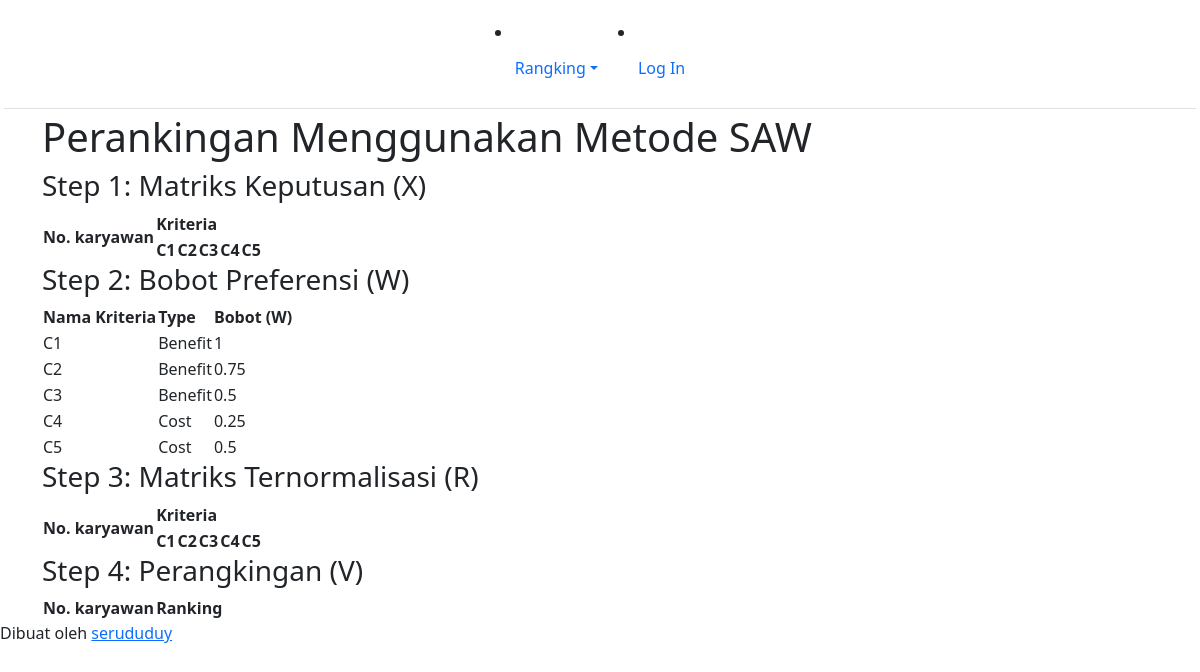
The app's page /ranking-saw.php, older data.
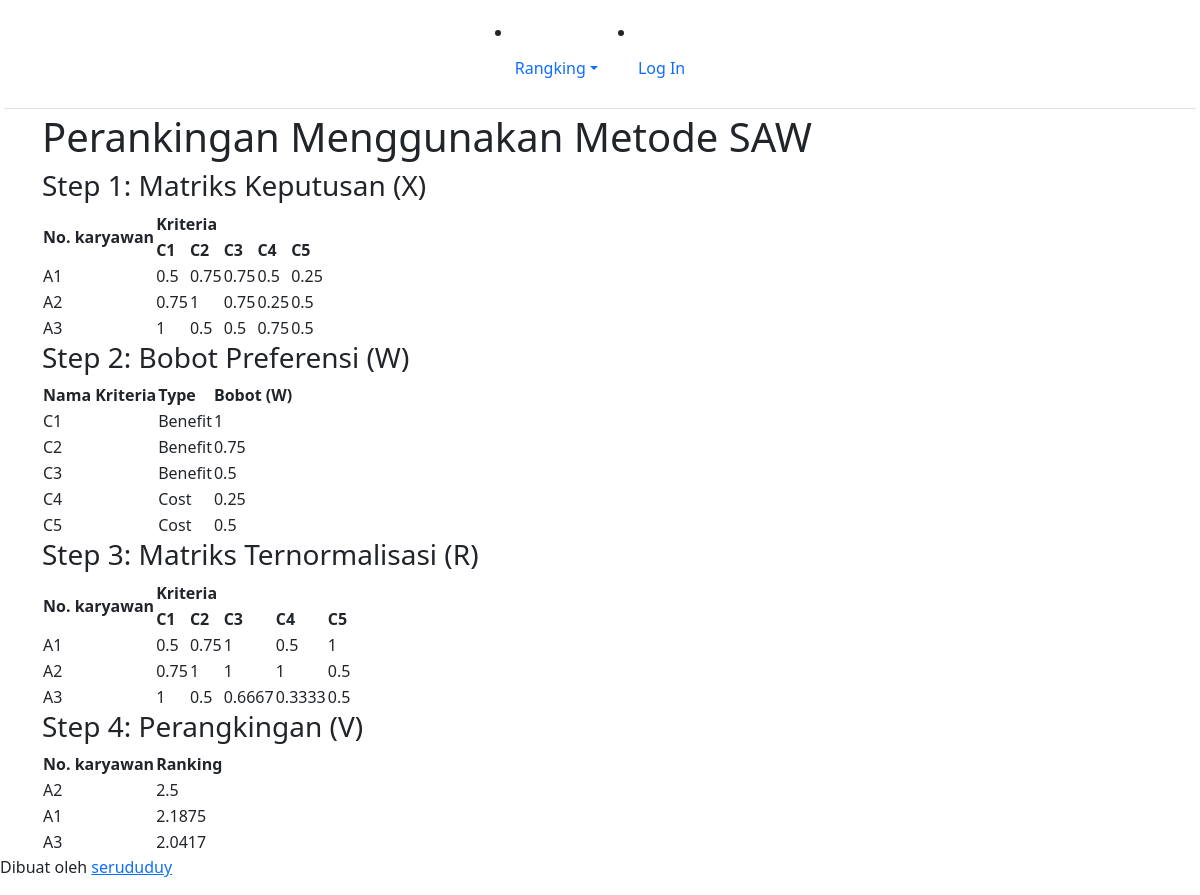
The same page, newer data.
### tables this page shows
CREATE TABLE `kriteria` (
  `id_kriteria` int(10) NOT NULL,
  `nama` varchar(30) NOT NULL,
  `type` enum('benefit','cost') NOT NULL,
  `bobot` float NOT NULL,
  `ada_pilihan` tinyint(1) DEFAULT NULL,
  `urutan_order` int(2) NOT NULL
);

CREATE TABLE `karyawan` (
  `id_karyawan` int(10) NOT NULL,
  `no_kalung` varchar(6) NOT NULL,
  `ciri_khas` text NOT NULL,
  `tanggal_input` date NOT NULL
);

### ranking-saw.php (the view)
<?php
require_once('includes/init.php');
$judul_page = 'Perankingan Menggunakan Metode SAW';
require_once('template-parts/header.php');
$digit = 4;
$query = $pdo->prepare('SELECT id_kriteria, nama, type, bobot
	FROM kriteria ORDER BY urutan_order ASC');
$query->execute();
$query->setFetchMode(PDO::FETCH_ASSOC);
$kriterias = $query->fetchAll();
$query2 = $pdo->prepare('SELECT id_karyawan, no_kalung FROM karyawan');
$query2->execute();
$query2->setFetchMode(PDO::FETCH_ASSOC);
$karyawans = $query2->fetchAll();
$matriks_x = array();
$list_kriteria = array();
foreach($kriterias as $kriteria):
	$list_kriteria[$kriteria['id_kriteria']] = $kriteria;
	foreach($karyawans as $karyawan):
		$id_karyawan = $karyawan['id_karyawan'];
		$id_kriteria = $kriteria['id_kriteria'];
		$query3 = $pdo->prepare('SELECT nilai FROM nilai_karyawan
			WHERE id_karyawan = :id_karyawan AND id_kriteria = :id_kriteria');
		$query3->execute(array(
			'id_karyawan' => $id_karyawan,
			'id_kriteria' => $id_kriteria,
		));
		$query3->setFetchMode(PDO::FETCH_ASSOC);
		if($nilai_karyawan = $query3->fetch()) {
			$matriks_x[$id_kriteria][$id_karyawan] = $nilai_karyawan['nilai'];
		} else {
			$matriks_x[$id_kriteria][$id_karyawan] = 0;
		}
	endforeach;
endforeach;
$matriks_r = array();
foreach($matriks_x as $id_kriteria => $nilai_karyawans):
	$tipe = $list_kriteria[$id_kriteria]['type'];
	foreach($nilai_karyawans as $id_alternatif => $nilai) {
		if($tipe == 'benefit') {
			$nilai_normal = $nilai / max($nilai_karyawans);
		} elseif($tipe == 'cost') {
			$nilai_normal = min($nilai_karyawans) / $nilai;
		}
		$matriks_r[$id_kriteria][$id_alternatif] = $nilai_normal;
	}
endforeach;
$ranks = array();
foreach($karyawans as $karyawan):
	$total_nilai = 0;
	foreach($list_kriteria as $kriteria) {
		$bobot = $kriteria['bobot'];
		$id_karyawan = $karyawan['id_karyawan'];
		$id_kriteria = $kriteria['id_kriteria'];
		$nilai_r = $matriks_r[$id_kriteria][$id_karyawan];
		$total_nilai = $total_nilai + ($bobot * $nilai_r);
	}
	$ranks[$karyawan['id_karyawan']]['id_karyawan'] = $karyawan['id_karyawan'];
	$ranks[$karyawan['id_karyawan']]['no_kalung'] = $karyawan['no_kalung'];
	$ranks[$karyawan['id_karyawan']]['nilai'] = $total_nilai;
endforeach;
?>
<div class="main-content-row">
<div class="container clearfix">
	<div class="main-content main-content-full the-content">
		<h1><?php echo $judul_page; ?></h1>
		<h3>Step 1: Matriks Keputusan (X)</h3>
		<table class="pure-table pure-table-striped">
			<thead>
				<tr class="super-top">
					<th rowspan="2" class="super-top-left">No. karyawan</th>
					<th colspan="<?php echo count($kriterias); ?>">Kriteria</th>
				</tr>
				<tr>
					<?php foreach($kriterias as $kriteria ): ?>
						<th><?php echo $kriteria['nama']; ?></th>
					<?php endforeach; ?>
				</tr>
			</thead>
			<tbody>
				<?php foreach($karyawans as $karyawan): ?>
					<tr>
						<td><?php echo $karyawan['no_kalung']; ?></td>
						<?php
						foreach($kriterias as $kriteria):
							$id_karyawan = $karyawan['id_karyawan'];
							$id_kriteria = $kriteria['id_kriteria'];
							echo '<td>';
							echo $matriks_x[$id_kriteria][$id_karyawan];
							echo '</td>';
						endforeach;
						?>
					</tr>
				<?php endforeach; ?>
			</tbody>
		</table>
		<h3>Step 2: Bobot Preferensi (W)</h3>
		<table class="pure-table pure-table-striped">
			<thead>
				<tr>
					<th>Nama Kriteria</th>
					<th>Type</th>
					<th>Bobot (W)</th>
				</tr>
			</thead>
			<tbody>
				<?php foreach($kriterias as $hasil): ?>
					<tr>
						<td><?php echo $hasil['nama']; ?></td>
						<td>
						<?php
						if($hasil['type'] == 'benefit') {
							echo 'Benefit';
						} elseif($hasil['type'] == 'cost') {
							echo 'Cost';
						}
						?>
						</td>
						<td><?php echo $hasil['bobot']; ?></td>
					</tr>
				<?php endforeach; ?>
			</tbody>
		</table>
		<h3>Step 3: Matriks Ternormalisasi (R)</h3>
		<table class="pure-table pure-table-striped">
			<thead>
				<tr class="super-top">
					<th rowspan="2" class="super-top-left">No. karyawan</th>
					<th colspan="<?php echo count($kriterias); ?>">Kriteria</th>
				</tr>
				<tr>
					<?php foreach($kriterias as $kriteria ): ?>
						<th><?php echo $kriteria['nama']; ?></th>
					<?php endforeach; ?>
				</tr>
			</thead>
			<tbody>
				<?php foreach($karyawans as $karyawan): ?>
					<tr>
						<td><?php echo $karyawan['no_kalung']; ?></td>
						<?php
						foreach($kriterias as $kriteria):
							$id_karyawan = $karyawan['id_karyawan'];
							$id_kriteria = $kriteria['id_kriteria'];
							echo '<td>';
							echo round($matriks_r[$id_kriteria][$id_karyawan], $digit);
							echo '</td>';
						endforeach;
						?>
					</tr>
				<?php endforeach; ?>
			</tbody>
		</table>
		<?php
		$sorted_ranks = $ranks;
		if(function_exists('array_multisort')):
			$no_kalung = array();
			$nilai = array();
			foreach ($sorted_ranks as $key => $row) {
				$no_kalung[$key]  = $row['no_kalung'];
				$nilai[$key] = $row['nilai'];
			}
			array_multisort($nilai, SORT_DESC, $no_kalung, SORT_ASC, $sorted_ranks);
		endif;
		?>
		<h3>Step 4: Perangkingan (V)</h3>
		<table class="pure-table pure-table-striped">
			<thead>
				<tr>
					<th class="super-top-left">No. karyawan</th>
					<th>Ranking</th>
				</tr>
			</thead>
			<tbody>
				<?php foreach($sorted_ranks as $karyawan ): ?>
					<tr>
						<td><?php echo $karyawan['no_kalung']; ?></td>
						<td><?php echo round($karyawan['nilai'], $digit); ?></td>
					</tr>
				<?php endforeach; ?>
			</tbody>
		</table>
	</div>
</div>
</div>
<?php
require_once('template-parts/footer.php');

### template-parts/header.php (shortened to what this page needs)
<!DOCTYPE html>
<head>
    <link href="https://cdn.jsdelivr.net/npm/bootstrap@5.0.2/dist/css/bootstrap.min.css" rel="stylesheet"
>
</head>
<body>
    <div id="page">
        <header class="d-flex flex-wrap justify-content-center p-3 m-1 border-bottom">
                <li class="nav-item dropdown">
                    <a class="nav-link dropdown-toggle  active m-1" href="#" id="dropdown01" data-bs-toggle="dropdown"
                        aria-expanded="false">Rangking</a>
                </li>
                <?php if(isset($_SESSION['user_id'])): ?>
                <li class="nav-item"><a class="nav-link active m-1 " aria-current="page" href="logout.php">
                        Log Out</a></li>
                <?php else: ?>
                <li class="nav-item"><a class="nav-link active m-1 " aria-current="page" href="login.php">
                        Log In</a></li>
                <?php endif; ?>
        </header>
        <div id="main">

### template-parts/footer.php (shortened to what this page needs)
</div>
<footer class="footer">
    <p>Dibuat oleh <a href="https://github.com/zunan-umby" target="_blank">serududuy</a></p>
</footer>
</body>
</html>

Row changes from the older to the newer data that the page shows:
added karyawan: no_kalung "A1", kriteria (id_kriteria.id_karyawan "0.5"), kriteria (id_kriteria.id_karyawan "0.75"), kriteria (id_kriteria.id_karyawan "0.75", id_kriteria.id_karyawan "1"), kriteria (id_kriteria.id_karyawan "0.5"), kriteria (id_kriteria.id_karyawan "0.25", id_kriteria.id_karyawan "1")
added karyawan: no_kalung "A2", kriteria (id_kriteria.id_karyawan "0.75"), kriteria (id_kriteria.id_karyawan "1"), kriteria (id_kriteria.id_karyawan "0.75", id_kriteria.id_karyawan "1"), kriteria (id_kriteria.id_karyawan "0.25", id_kriteria.id_karyawan "1"), kriteria (id_kriteria.id_karyawan "0.5")
added karyawan: no_kalung "A3", kriteria (id_kriteria.id_karyawan "1"), kriteria (id_kriteria.id_karyawan "0.5"), kriteria (id_kriteria.id_karyawan "0.5", id_kriteria.id_karyawan "0.6667"), kriteria (id_kriteria.id_karyawan "0.75", id_kriteria.id_karyawan "0.3333"), kriteria (id_kriteria.id_karyawan "0.5")
Text that changed along with them:
new list line: "A2 2.5"
new list line: "A1 2.1875"
new list line: "A3 2.0417"
